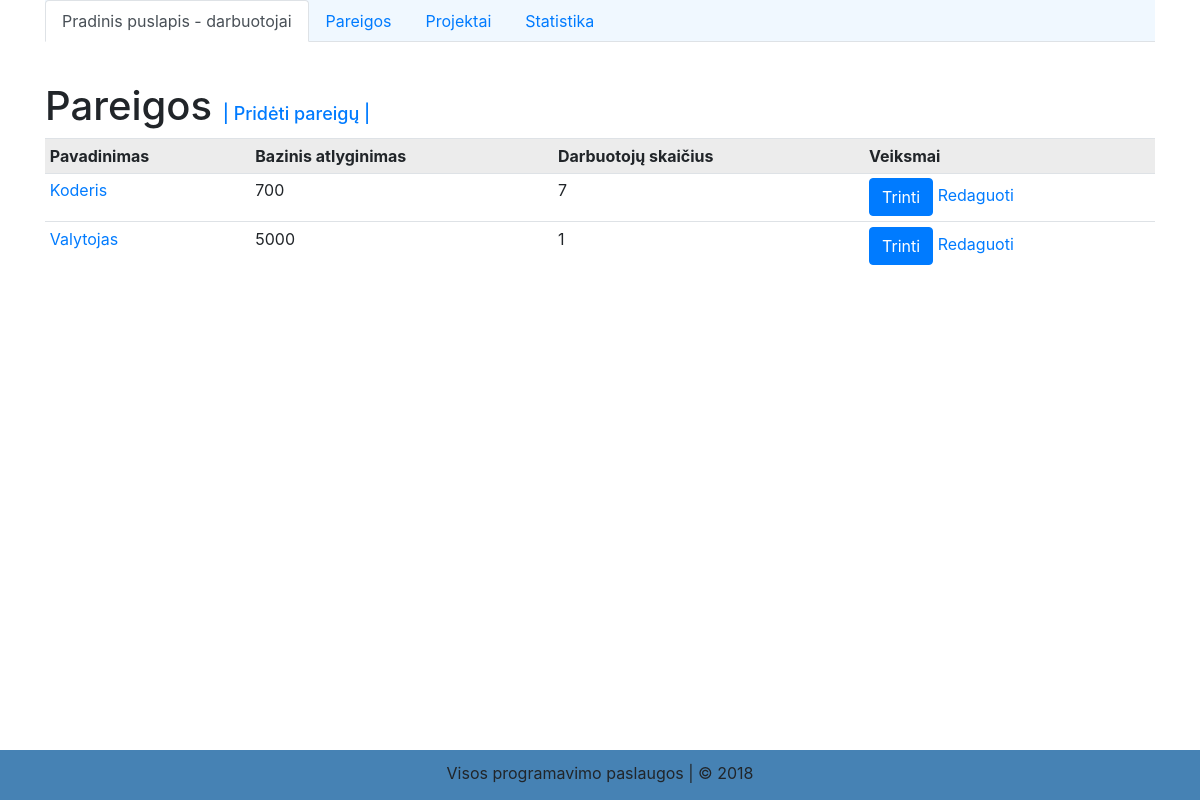
/positions.php, run on the app's committed database.
### tables this page shows
CREATE TABLE `pareigos` (
  `id` int(11) NOT NULL,
  `name` varchar(20) NOT NULL,
  `base_salary`int(20) NOT NULL
);

### functions.php (called while the page is built, shortened)
<?php declare (strict_types = 1);
function getAllPositions(PDO $pdo): array
{
    $stmt = $pdo->prepare('SELECT id, name, base_salary FROM pareigos');
    $stmt->execute();
    return $stmt->fetchAll();
}
function getEmployeeCounts(PDO $pdo): array
{
    $stmt = $pdo->prepare('SELECT pareigos_id, count(*) employee_count FROM darbuotojai GROUP BY pareigos_id');
    $stmt->execute();
    return $stmt->fetchAll(PDO::FETCH_KEY_PAIR);
}

### positions.php (the view, shortened to what this page needs)
<?php
require_once 'functions.php';
$pdo = getConnection();
$positions = getAllPositions($pdo);
$employeeCounts = getEmployeeCounts($pdo);
include 'includes/head.php';
?>
    <h1>Pareigos     <a style="text-decoration: none; font-size: 18px;" href="http://localhost/php-project-2/createPosition.php?pageId=2"> | Pridėti pareigų |</a></h1>
    <table class="table table-hover table-sm">
        <tr style="background-color: rgba(0,0,0,.075);">
            <th>Pavadinimas</th>
            <th>Bazinis atlyginimas</th>
            <th>Darbuotojų skaičius</th>
            <th>Veiksmai</th>
            <?php foreach ($positions as $position) {?>
        <tr>
            <td><a href="position.php?pageId=2&id=<?php echo $position['id']; ?>">
                    <?php echo $position['name']; ?></a></td>
            <td>
                <?php echo $position['base_salary']; ?>
            </td>
            <td>
                <?php echo isset($employeeCounts[$position['id']]) ? $employeeCounts[$position['id']] : 0; ?>
            </td>
            <td>
                <form style="display: inline-block;" action="deletePosition.php" method="POST">
                    <input type="submit" class="btn btn-primary" value="Trinti" />
                </form>
                <a href="editPosition.php?pageId=2&id=<?php echo $position['id']; ?>">Redaguoti</a>
            </td>
        </tr>
        <?php }?>
        </tr>
    </table>
</div>
<?php include 'includes/footer.php'?>

### data on the page
pareigos: name "Koderis", base_salary "700", id "7"
pareigos: name "Valytojas", base_salary "5000", id "1"
